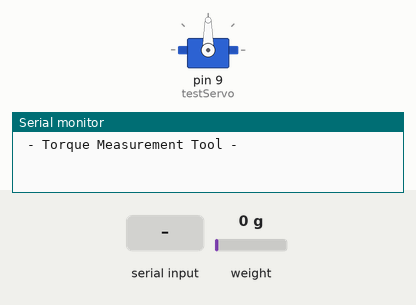
This sketch was run on a simulated Arduino Uno, built with avr-gcc and run on an emulated ATmega328P. On the bench: servo, the last lines printed to the serial monitor. The inputs (shaded band) are chosen by the test bench; at power-on: weight on the scale 0 g.

Above: at 0.1 s.
At 2.2 s:
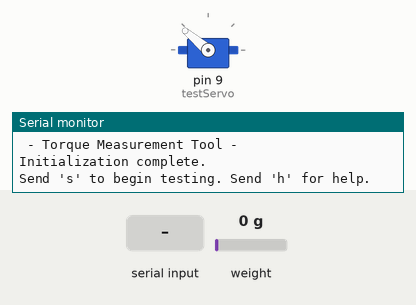
2.3 s: "h" received over Serial
3.8 s: "s" received over Serial
At 4.7 s:
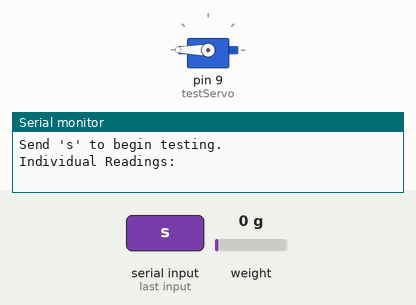
Timing chart, 0 to 12.8 s (numbered marks = the images above; inputs shaded):
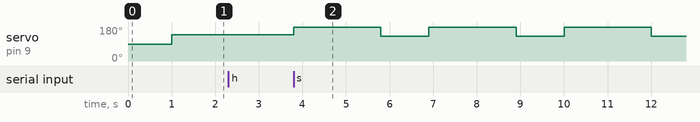

Measured:
- after the input at 3.8 s, servo on pin 9 (testServo): alternates 180° for 2.0 s and 130° for 1.1 s, starting at once

The sketch:

main.ino
```cpp
// Include libraries for interfacing with the HX711 and the servo
#include "HX711.h"
#include <Servo.h>

// Configuration
#define calibration_factor -7050.0  // This value is obtained using the    HX711_Calibration sketch
int trialRuns = 5;    // This defines the number of times to measure the servo's force on the
                      // load cell. These measurments will be averaged to come up with a single reading.
float armLength = 2.75;   // This is the distance (in cm) between the servo's center of rotation and the load cell.
                          // This is based on the mechanical design of the test fixture.

// Define connections between the HX711 and the Arduino
#define DT   3  // The HX711 DT pin connects to D3 on the Arduino
#define SCK  2  // The HX711 SCK pin connects to D2 on the Arduino

// Initialize the HX711
HX711 loadCell;

// Create a servo object
Servo testServo;

void setup() {
  loadCell.begin(DT,SCK);

  // Begin Serial communication
  Serial.begin(9600);
  Serial.println(" - Torque Measurement Tool - ");  // Print a heading
  Serial.println();

  // Set the pin used to control the servo
  testServo.attach(9);

  loadCell.set_scale(calibration_factor); // This value is obtained by using the HX711_Calibration sketch
  loadCell.tare(); // Reset the scale to zero to compensate for any existing load

  // To begin the test, the servo horn should be attached so that it is making contact with
  // the load cell at an angle of 140 degrees on the servo
  testServo.write(140); // Move the servo into the load cell

  Serial.println("Initialization complete.");
  Serial.println("Send 's' to begin testing. Send 'h' for help.");
  Serial.println();
}

void loop() {
  // If the user sends 's' over Serial, begin testing the torque
  if(Serial.read() == 's' || Serial.read() == 'S') {
    measureTorque();
  }

  // If the user sends 'i' over Serial, show some instructions
  if(Serial.read() == 'h' || Serial.read() == 'h') {
    Serial.println("Right now, the Arduino has moved the servo into its starting position.");
    Serial.println("In the servo's current position, install the horn so that it is just touching the load cell.");
    Serial.println("When you are ready, send 's' over Serial and the Arduino will begin testing the servo's torque.");
    Serial.println("You will see the Arduino move the servo into the load cell five different times.");
    Serial.println("Each time the servo hits the load cell, the Arduino will take a reading.");
    Serial.println("Those readings will be averaged to calculate the torque delivered by the servo.");
    Serial.println("Keep an eye on the Serial monitor to see the results.");
    Serial.println();
    Serial.println("Send 's' to begin testing.");
    Serial.println();
  }
}

void measureTorque() {
   /*
      To test the servo's torque, the Arduino will move the servo arm so that it presses on the load
      cell. The resulting force will produce a reading from the load cell. The Arduino will take
      five readings to compute an average force value. Because the distance between the servo's
      center of rotation and the load cell is known from the frame design, the Arduino
      can calculate the torque produced by the servo.
    */
    Serial.println("Individual Readings: ");

    float individualReadings[trialRuns];  // This array will store the load cell readings for the five tests

    for(int i = 0; i < 5; i++) {
      testServo.write(180); // Move the servo away from the load cell
      delay(1000);   // Wait for the servo to move
      loadCell.tare(); // Reset the scale to zero to compensate for any existing load
      testServo.write(130); // Move the servo into the load cell. A 130 degree angle is actually inside the load
                            // cell, so the servo will be pushing towards that position, exerting force on
                            // the load cell.
      delay(1000);   // Wait for the servo to move
      individualReadings[i] = loadCell.get_units(); // Take a measurment from the load cell
      Serial.print(individualReadings[i]);   // Print the measurment over Serial
      Serial.print("   ");
    }

    // Now that we have five individual readings, average them to get one average load reading
    float readingsSum = 0;  // Create a variable to store the sum of all readings
    // Loop through the array and add together all the readings
    for(int y = 0; y < trialRuns; y++) {
      readingsSum = readingsSum + individualReadings[y];
    }

    float averageReading = readingsSum / trialRuns; // Divide by the numer of readings to get the average

    Serial.println();
    Serial.println();
    Serial.println("Average Reading:");   // Print the average reading over Serial
    Serial.println(averageReading);

    // From the average reading, calculate the torque delivered by the servo
    // using the formula T = F * r where T is the torque, F is the load cell
    // reading (a force), and r is the radius of rotation (the distance between
    // the servo and the load cell).
    // The units for the torque will be kg*cm
    float servoTorque = averageReading * armLength;   // Calculate the torque

    Serial.println();
    Serial.println("Torque:");    // Print the torque
    Serial.print(servoTorque);
    Serial.println(" kgcm");

    testServo.write(180); // Move the servo away from the load cell after the testing is complete
}
```
